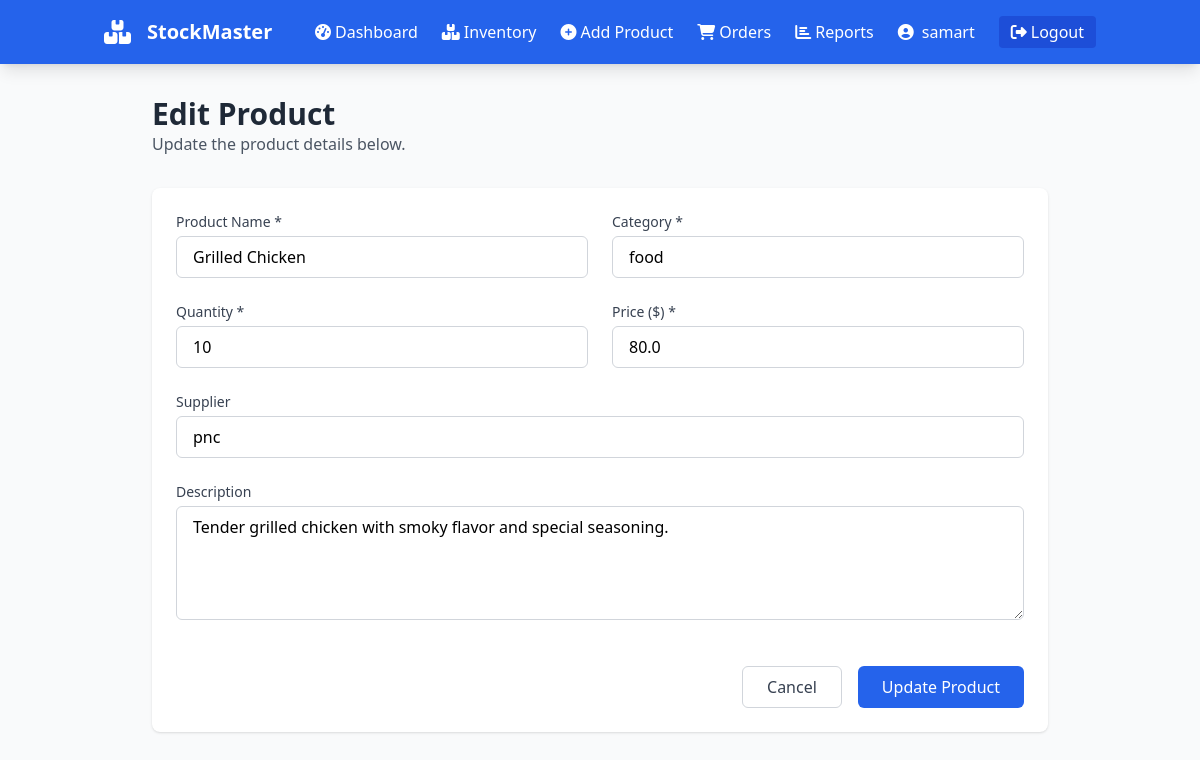
/edit_product/13 (signed in), run on an earlier commit of the app's database.
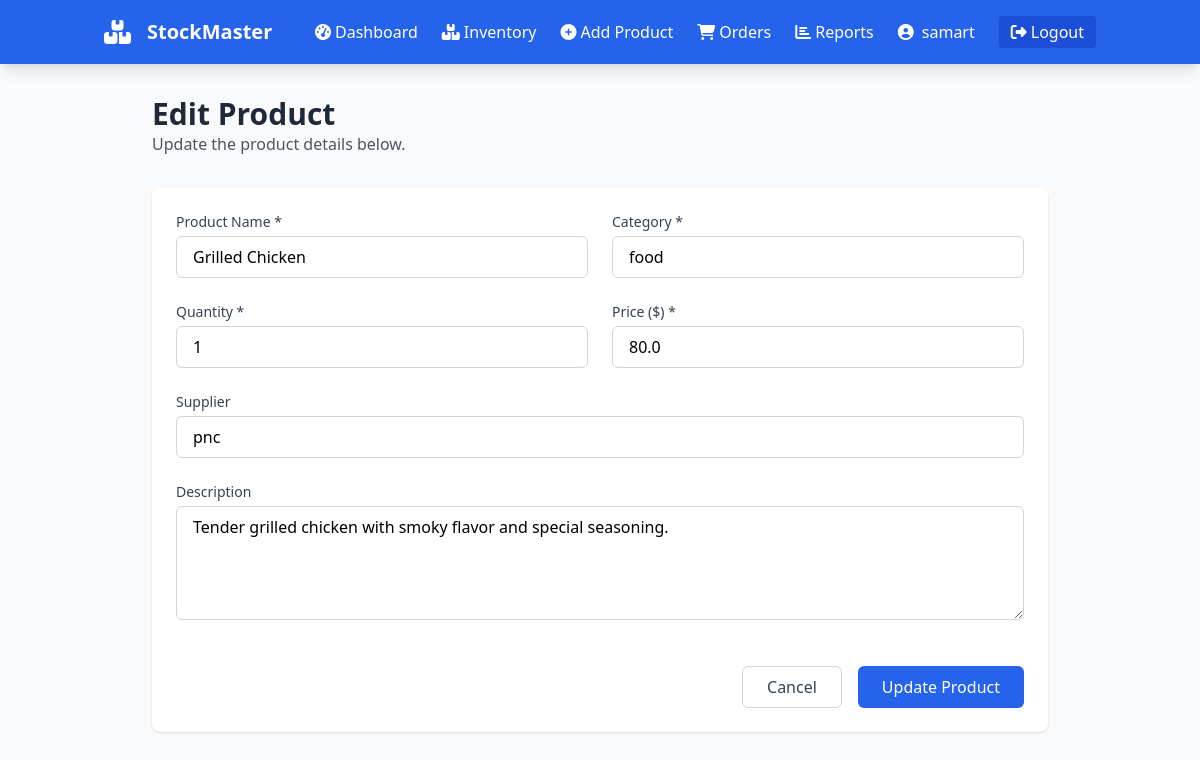
And on a later commit of the database.
### models.py (models this page shows, shortened)
class Product(db.Model):
    id = db.Column(db.Integer, primary_key=True)
    name = db.Column(db.String(100), nullable=False)
    category = db.Column(db.String(50))
    quantity = db.Column(db.Integer, nullable=False)
    price = db.Column(db.Float, nullable=False)
    supplier = db.Column(db.String(100))
    description = db.Column(db.Text)
    created_at = db.Column(db.DateTime, default=datetime.utcnow)
    updated_at = db.Column(db.DateTime, default=datetime.utcnow, onupdate=datetime.utcnow)
    user_id = db.Column(db.Integer, db.ForeignKey('user.id'), nullable=False)

### app.py (the view, shortened to what this page needs)
@app.route('/edit_product/<int:product_id>', methods=['GET', 'POST'])
@login_required
def edit_product(product_id):
    product = Product.query.filter_by(id=product_id, user_id=current_user.id).first_or_404()
    return render_template('edit_product.html', product=product)

### app.py (called while the page is built)
@login_manager.user_loader
def load_user(user_id):
    return User.query.get(int(user_id))

### templates/edit_product.html (shortened to what this page needs)
{% extends "base.html" %}
{% block content %}
<div class="max-w-4xl mx-auto">
    <div class="mb-8">
        <h1 class="text-3xl font-bold text-gray-800">Edit Product</h1>
        <p class="text-gray-600">Update the product details below.</p>
    </div>
    <div class="bg-white rounded-lg shadow p-6">
        <form method="POST" class="space-y-6">
            <div class="grid grid-cols-1 md:grid-cols-2 gap-6">
                <div>
                    <label for="name" class="block text-sm font-medium text-gray-700 mb-1">Product Name *</label>
                    <input type="text" id="name" name="name" value="{{ product.name }}" required
                           class="w-full px-4 py-2 border border-gray-300 rounded-md focus:outline-none focus:ring-2 focus:ring-blue-500 focus:border-blue-500 transition duration-300">
                </div>
                <div>
                    <label for="category" class="block text-sm font-medium text-gray-700 mb-1">Category *</label>
                    <input type="text" id="category" name="category" value="{{ product.category }}" required
                           class="w-full px-4 py-2 border border-gray-300 rounded-md focus:outline-none focus:ring-2 focus:ring-blue-500 focus:border-blue-500 transition duration-300">
                </div>
                <div>
                    <label for="quantity" class="block text-sm font-medium text-gray-700 mb-1">Quantity *</label>
                    <input type="number" id="quantity" name="quantity" min="0" value="{{ product.quantity }}" required
                           class="w-full px-4 py-2 border border-gray-300 rounded-md focus:outline-none focus:ring-2 focus:ring-blue-500 focus:border-blue-500 transition duration-300">
                </div>
                <div>
                    <label for="price" class="block text-sm font-medium text-gray-700 mb-1">Price ($) *</label>
                    <input type="number" id="price" name="price" min="0" step="0.01" value="{{ product.price }}" required
                           class="w-full px-4 py-2 border border-gray-300 rounded-md focus:outline-none focus:ring-2 focus:ring-blue-500 focus:border-blue-500 transition duration-300">
                </div>
                <div class="md:col-span-2">
                    <label for="supplier" class="block text-sm font-medium text-gray-700 mb-1">Supplier</label>
                    <input type="text" id="supplier" name="supplier" value="{{ product.supplier or '' }}"
                           class="w-full px-4 py-2 border border-gray-300 rounded-md focus:outline-none focus:ring-2 focus:ring-blue-500 focus:border-blue-500 transition duration-300">
                </div>
                <div class="md:col-span-2">
                    <label for="description" class="block text-sm font-medium text-gray-700 mb-1">Description</label>
                    <textarea id="description" name="description" rows="4"
                              class="w-full px-4 py-2 border border-gray-300 rounded-md focus:outline-none focus:ring-2 focus:ring-blue-500 focus:border-blue-500 transition duration-300">{{ product.description or '' }}</textarea>
                </div>
            </div>
            <div class="flex justify-end space-x-4 pt-4">
                <a href="{{ url_for('inventory') }}"
                   class="px-6 py-2 border border-gray-300 rounded-md text-gray-700 hover:bg-gray-50 transition duration-300">
                    Cancel
                </a>
                <button type="submit"
                        class="px-6 py-2 bg-blue-600 text-white rounded-md hover:bg-blue-700 focus:outline-none focus:ring-2 focus:ring-blue-500 focus:ring-offset-2 transition duration-300">
                    Update Product
                </button>
            </div>
        </form>
    </div>
</div>
{% endblock %}

What changed in the data, as far as the page shows it:
changed Product "Grilled Chicken": quantity "10" → "1"
